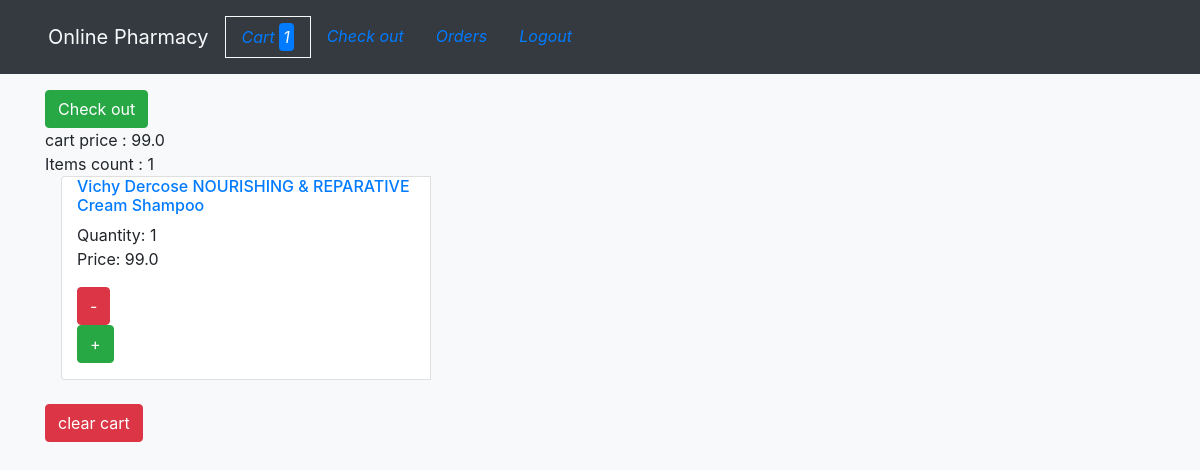
The app's page /cart/ (signed in) with its own data.
### cart/models.py (models this page shows, shortened)
class Cart(models.Model):
    user = models.ForeignKey(User, on_delete=models.CASCADE,null=True, blank=True)
    item = models.ForeignKey('Order_item', on_delete=models.SET_NULL,null=True)
    is_ordered = models.BooleanField(default=False)
    date_created = models.DateTimeField(auto_now_add=True)
    def cart_price(self):
        prices = []
        for c in self.order_item_set.all():
            prices.append(c.total_price())
        return sum(prices)
    def cart_count(self):
        return self.order_item_set.all().count()

class Order_item(models.Model):
    shopping_cart = models.ForeignKey(Cart, on_delete=models.CASCADE)
    item = models.ForeignKey(Item, on_delete=models.CASCADE)
    qty = models.IntegerField(default=1)
    time = models.DateTimeField(auto_now_add=True)
    def total_price(self):
        return self.qty * self.item.price

### items/models.py (models this page shows)
class Item(models.Model):
    name = models.CharField(max_length=200, blank=False)
    category = models.CharField(choices=CATEGORY_CHOICES,default='general', max_length=25 )
    price = models.FloatField(blank=False)
    description = models.TextField(blank=True)
    created = models.DateTimeField(auto_now_add=True)
    times_sold = models.IntegerField(default=0)
    image = models.ImageField(upload_to='media/images/items', blank=True)
    published = models.BooleanField(default=True)
    def __str__(self):
        return self.name

### cart/views.py (the view)
# urls.py: path('', views.cart, name='cart'),
def cart(request):
    session_cart = request.session.get('cart')
    if request.user.is_authenticated:
        user = request.user.id
        cart = Cart.objects.all().filter(user=user, is_ordered=False).first()
    else:
        cart = Cart.objects.all().filter(pk=session_cart).first()
    context = {
        'cart': cart,
    }
    return render(request, 'cart.html', context)

### core/context_processors.py (called while the page is built)
def add_variable_to_context(request):
    session_cart = request.session.get('cart')
    if request.user.is_authenticated:
        user = request.user.id
        cart = Cart.objects.all().filter(user=user, is_ordered=False).first()
    else:
        cart = Cart.objects.all().filter(pk=session_cart).first()
    if cart:
        cart_count = cart.cart_count()
    else:
        cart_count = 0
    return {
        'test':'test',
        'count':cart_count
        }

### templates/cart.html (shortened to what this page needs)
{% extends 'base.html' %}
{% block content %}
<div class="container">
{% if cart %}
<div>
<a href="{% url 'check_out' %}" class="btn btn-success mt-2">Check out</a>
<br>
cart price : {{cart.cart_price}} <br>
Items count : {{cart.cart_count}}
<di class="card-group">
{% for item in cart.order_item_set.all %}
<div class="card col-4 ml-3">
<h6 class="text-primary">{{item.item.name}}</h6>
Quantity: {{item.qty}}
<p>Price: {{item.total_price}}</p>
<div class="form-group">
<form action="{% url 'remove_item' %}" method="POST">
    <input class="btn btn-danger " type="submit" value="-">
</form>
    <form action="{% url 'add_to_cart' %}" method="POST">
        <input type="submit" value="+" id="" class="btn btn-success" >
    </form>
</div>
</div>
<br>
{%endfor%}
</div>
<br>
<div class="">
<a class="btn btn-danger " href="{%url 'clear_cart' cart.id %}">clear cart</a>
</div>
{%else%}
Nothing to show here.. Add some items! <br>
<a class="btn btn-success mt-3" href="{%url 'index' %}">Add items </a>
</di>
{%endif%}
</div>
{% endblock %}

### records on screen
Cart: cart_price "99.0", cart_count "1"
Order_item: item.name "Vichy Dercose NOURISHING & REPARATIVE Cream Shampoo", qty "1", total_price "99.0"

### other values on screen
{{ count }} "1"
